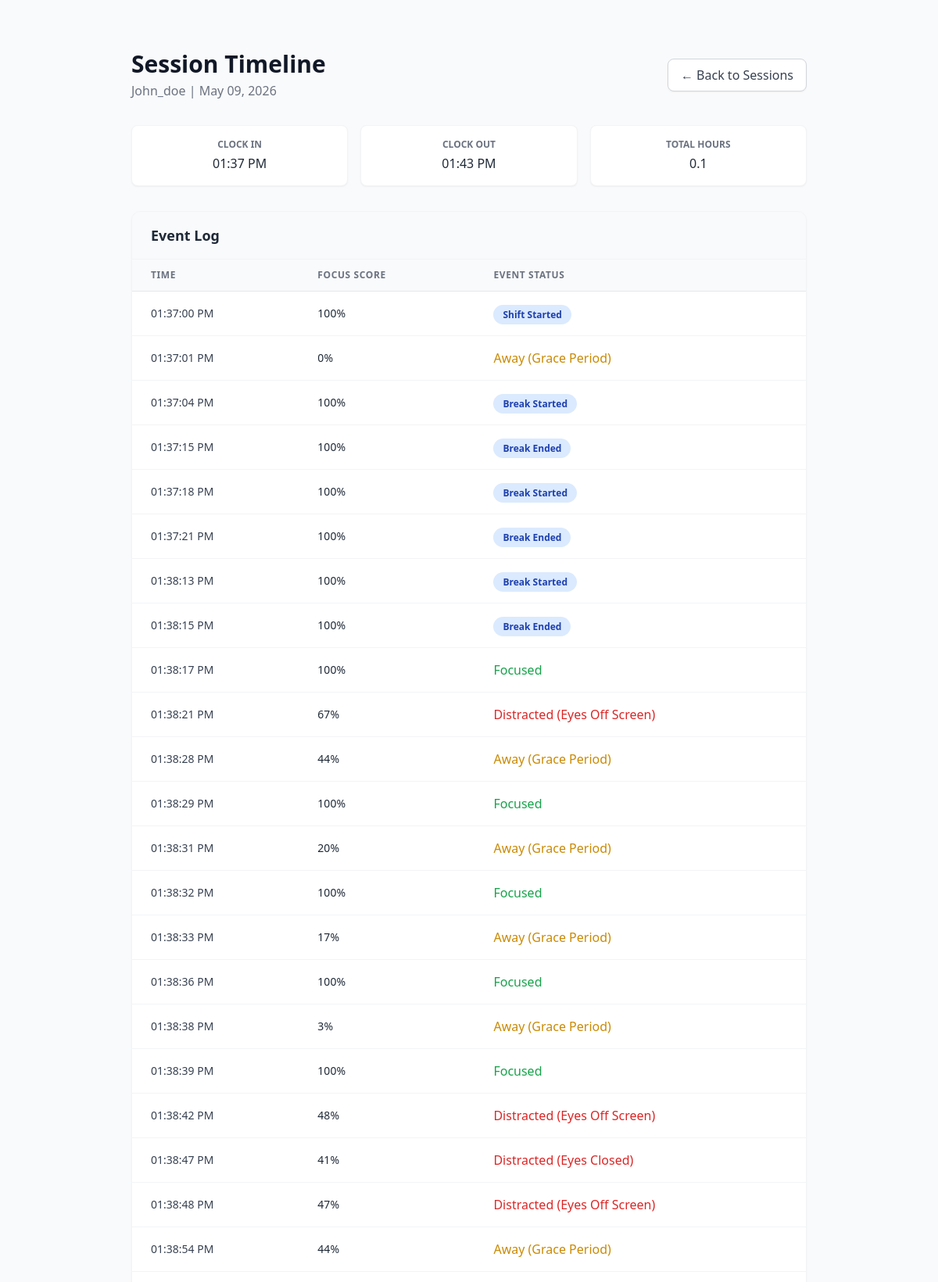
/admin/employee/2/session/6 (signed in, upper part), run on the app's committed database.
### app/models.py (models this page shows)
class User(db.Model):
    __tablename__ = 'users'
    id = db.Column(db.Integer, primary_key=True)
    username = db.Column(db.String(50), unique=True, nullable=False)
    email = db.Column(db.String(100), unique=True, nullable=False)
    password_hash = db.Column(db.String(255), nullable=False)
    role = db.Column(db.String(20), default='employee')
    department_id = db.Column(db.Integer, db.ForeignKey('departments.id'), nullable=True)
    created_at = db.Column(db.DateTime, default=datetime.utcnow)
    allowed_break_minutes = db.Column(db.Integer, default=60)
    attendance_records = db.relationship('Attendance', backref='employee', lazy=True)
    focus_logs = db.relationship('FocusLog', backref='employee', lazy=True)

class Attendance(db.Model):
    __tablename__ = 'attendance'
    id = db.Column(db.Integer, primary_key=True)
    user_id = db.Column(db.Integer, db.ForeignKey('users.id'), nullable=False)
    date = db.Column(db.Date, default=datetime.utcnow().date)
    check_in = db.Column(db.DateTime, nullable=True)
    check_out = db.Column(db.DateTime, nullable=True)
    total_hours = db.Column(db.Float, nullable=True)
    is_on_break = db.Column(db.Boolean, default=False)
    break_start_time = db.Column(db.DateTime, nullable=True)
    used_break_seconds = db.Column(db.Integer, default=0)

class FocusLog(db.Model):
    __tablename__ = 'focus_logs'
    id = db.Column(db.Integer, primary_key=True)
    user_id = db.Column(db.Integer, db.ForeignKey('users.id'), nullable=False)
    timestamp = db.Column(db.DateTime, default=datetime.utcnow)
    focus_score = db.Column(db.Float, nullable=False) # 0.0 to 1.0 (or 0 to 100)
    is_distracted = db.Column(db.Boolean, default=False)
    is_absent = db.Column(db.Boolean, default=False)
    status_message = db.Column(db.String(255), nullable=True)

### app/routes/admin.py (the view)
@admin_bp.route('/employee/<int:emp_id>/session/<int:session_id>')
def session_details(emp_id, session_id):
    if 'user_id' not in session or session.get('role') != 'admin':
        return redirect(url_for('auth.login'))
    employee = User.query.get_or_404(emp_id)
    shift = Attendance.query.get_or_404(session_id)
    query = FocusLog.query.filter(
        FocusLog.user_id == emp_id,
        FocusLog.timestamp >= shift.check_in
    )
    if shift.check_out:
        query = query.filter(FocusLog.timestamp <= shift.check_out)
    logs = query.order_by(FocusLog.timestamp.asc()).all()
    return render_template('admin/session_details.html', employee=employee, shift=shift, logs=logs)

### app/templates/admin/session_details.html
{% extends 'layout.html' %}
{% block content %}
<div class="w-full max-w-4xl px-4 py-8 self-start mt-8">
    <div class="flex justify-between items-center mb-8">
        <div>
            <h1 class="text-3xl font-bold text-gray-900">Session Timeline</h1>
            <p class="text-gray-500 mt-1">{{ employee.username | title }} | {{ shift.date.strftime('%B %d, %Y') }}</p>
        </div>
        <a href="/admin/employee/{{ employee.id }}/log" class="bg-white border border-gray-300 text-gray-700 px-4 py-2 rounded-lg shadow-sm hover:bg-gray-50 transition">
            &larr; Back to Sessions
        </a>
    </div>
    <div class="grid grid-cols-3 gap-4 mb-8">
        <div class="bg-white p-4 rounded-lg shadow-sm border border-gray-100 text-center">
            <span class="block text-xs font-semibold text-gray-500 uppercase">Clock In</span>
            <span class="block mt-1 font-medium text-gray-800">{{ shift.check_in.strftime('%I:%M %p') }}</span>
        </div>
        <div class="bg-white p-4 rounded-lg shadow-sm border border-gray-100 text-center">
            <span class="block text-xs font-semibold text-gray-500 uppercase">Clock Out</span>
            <span class="block mt-1 font-medium text-gray-800">{{ shift.check_out.strftime('%I:%M %p') if shift.check_out else 'Active' }}</span>
        </div>
        <div class="bg-white p-4 rounded-lg shadow-sm border border-gray-100 text-center">
            <span class="block text-xs font-semibold text-gray-500 uppercase">Total Hours</span>
            <span class="block mt-1 font-medium text-gray-800">{{ shift.total_hours if shift.total_hours else '--' }}</span>
        </div>
    </div>
    <div class="bg-white rounded-xl shadow-sm border border-gray-100 overflow-hidden">
        <div class="px-6 py-4 border-b border-gray-100 bg-gray-50">
            <h2 class="text-lg font-semibold text-gray-800">Event Log</h2>
        </div>
        <table class="w-full text-left border-collapse">
            <thead>
                <tr class="text-xs font-semibold text-gray-500 uppercase tracking-wider bg-gray-50">
                    <th class="px-6 py-3 border-b">Time</th>
                    <th class="px-6 py-3 border-b">Focus Score</th>
                    <th class="px-6 py-3 border-b">Event Status</th>
                </tr>
            </thead>
            <tbody class="divide-y divide-gray-100">
                {% for log in logs %}
                <tr class="hover:bg-gray-50 transition">
                    <td class="px-6 py-4 whitespace-nowrap text-sm text-gray-700">
                        {{ log.timestamp.strftime('%I:%M:%S %p') }}
                    </td>
                    <td class="px-6 py-4 whitespace-nowrap text-sm font-medium">
                        {{ log.focus_score | int }}%
                    </td>
                    <td class="px-6 py-4 whitespace-nowrap">
                        {% if 'Break' in log.status_message or 'Shift' in log.status_message %}
                            <span class="px-3 py-1 bg-blue-100 text-blue-800 rounded-full font-bold text-xs">{{ log.status_message }}</span>
                        {% elif log.status_message == 'Focused' %}
                            <span class="text-green-600 font-medium">{{ log.status_message }}</span>
                        {% elif log.status_message == 'Away (Grace Period)' %}
                            <span class="text-yellow-600 font-medium">{{ log.status_message }}</span>
                        {% else %}
                            <span class="text-red-600 font-medium">{{ log.status_message }}</span>
                        {% endif %}
                    </td>
                </tr>
                {% else %}
                <tr>
                    <td colspan="3" class="px-6 py-4 text-center text-gray-500">No events logged during this session.</td>
                </tr>
                {% endfor %}
            </tbody>
        </table>
    </div>
</div>
{% endblock %}

### data on the page
User: username "John_doe"
Attendance: date "May 09, 2026", check_in "01:37 PM", check_out "01:43 PM", total_hours "0.1"
FocusLog: timestamp "01:37:00 PM", focus_score "100", status_message "Shift Started"
FocusLog: timestamp "01:37:01 PM", focus_score "0", status_message "Away (Grace Period)"
FocusLog: timestamp "01:37:04 PM", focus_score "100", status_message "Break Started"
FocusLog: timestamp "01:37:15 PM", focus_score "100", status_message "Break Ended"
FocusLog: timestamp "01:37:18 PM", focus_score "100", status_message "Break Started"
FocusLog: timestamp "01:37:21 PM", focus_score "100", status_message "Break Ended"
FocusLog: timestamp "01:38:13 PM", focus_score "100", status_message "Break Started"
FocusLog: timestamp "01:38:15 PM", focus_score "100", status_message "Break Ended"
FocusLog: timestamp "01:38:17 PM", focus_score "100", status_message "Focused"
FocusLog: timestamp "01:38:21 PM", focus_score "67", status_message "Distracted (Eyes Off Screen)"
FocusLog: timestamp "01:38:28 PM", focus_score "44", status_message "Away (Grace Period)"
FocusLog: timestamp "01:38:29 PM", focus_score "100", status_message "Focused"
FocusLog: timestamp "01:38:31 PM", focus_score "20", status_message "Away (Grace Period)"
FocusLog: timestamp "01:38:32 PM", focus_score "100", status_message "Focused"
FocusLog: timestamp "01:38:33 PM", focus_score "17", status_message "Away (Grace Period)"
FocusLog: timestamp "01:38:36 PM", focus_score "100", status_message "Focused"
FocusLog: timestamp "01:38:38 PM", focus_score "3", status_message "Away (Grace Period)"
FocusLog: timestamp "01:38:39 PM", focus_score "100", status_message "Focused"
FocusLog: timestamp "01:38:42 PM", focus_score "48", status_message "Distracted (Eyes Off Screen)"
FocusLog: timestamp "01:38:47 PM", focus_score "41", status_message "Distracted (Eyes Closed)"
FocusLog: timestamp "01:38:48 PM", focus_score "47", status_message "Distracted (Eyes Off Screen)"
FocusLog: timestamp "01:38:54 PM", focus_score "44", status_message "Away (Grace Period)"
